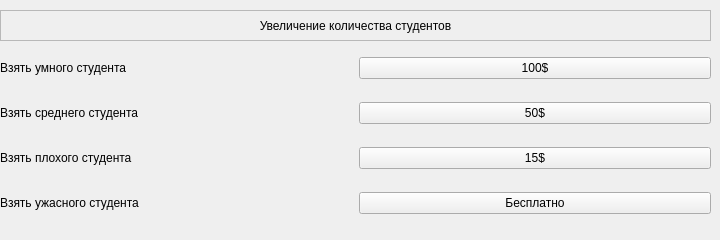
    <widget class="QWidget" name="tab">
     <attribute name="title">
      <string>Студенты</string>
     </attribute>
     <widget class="QWidget" name="gridLayoutWidget_2">
      <property name="geometry">
       <rect>
        <x>0</x>
        <y>40</y>
        <width>711</width>
        <height>191</height>
       </rect>
      </property>
      <layout class="QGridLayout" name="gridLayout_2">
       <item row="0" column="0">
        <widget class="QLabel" name="label_5">
         <property name="text">
          <string>Взять умного студента</string>
         </property>
        </widget>
       </item>
       <item row="2" column="1">
        <widget class="QPushButton" name="takeBadStudent_btn">
         <property name="styleSheet">
          <string notr="true"/>
         </property>
         <property name="text">
          <string>15$</string>
         </property>
        </widget>
       </item>
       <item row="0" column="1">
        <widget class="QPushButton" name="takeGoodStudent_btn">
         <property name="styleSheet">
          <string notr="true"/>
         </property>
         <property name="text">
          <string>100$</string>
         </property>
        </widget>
       </item>
       <item row="1" column="0">
        <widget class="QLabel" name="label_11">
         <property name="text">
          <string>Взять среднего студента</string>
         </property>
        </widget>
       </item>
       <item row="2" column="0">
        <widget class="QLabel" name="label_12">
         <property name="text">
          <string>Взять плохого студента</string>
         </property>
        </widget>
       </item>
       <item row="1" column="1">
        <widget class="QPushButton" name="takeMiddleStudent_btn">
         <property name="styleSheet">
          <string notr="true"/>
         </property>
         <property name="text">
          <string>50$</string>
         </property>
        </widget>
       </item>
       <item row="3" column="0">
        <widget class="QLabel" name="label_13">
         <property name="text">
          <string>Взять ужасного студента</string>
         </property>
        </widget>
       </item>
       <item row="3" column="1">
        <widget class="QPushButton" name="take_free_student">
         <property name="styleSheet">
          <string notr="true"/>
         </property>
         <property name="text">
          <string>Бесплатно</string>
         </property>
        </widget>
       </item>
      </layout>
     </widget>
     <widget class="QLabel" name="label_10">
      <property name="geometry">
       <rect>
        <x>0</x>
        <y>10</y>
        <width>711</width>
        <height>31</height>
       </rect>
      </property>
      <property name="styleSheet">
       <string notr="true">border: 1px solid #b8b8b8;
padding: 5px;</string>
      </property>
      <property name="text">
       <string>Увеличение количества студентов</string>
      </property>
      <property name="alignment">
       <set>Qt::AlignCenter</set>
      </property>
     </widget>
    </widget>
